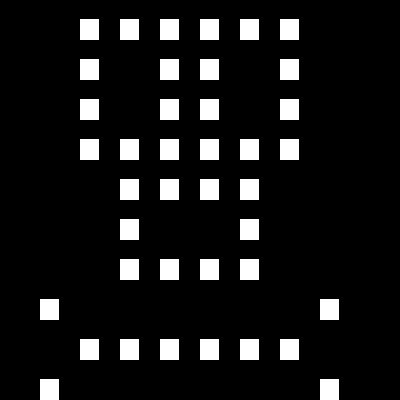

This is a level from a 2D game, rendered from its Tiled map with the project's own tilesets. A one-line summary and the map file follow, with tile-layer data summarised:
An orthogonal 10x10 tile map with 40x40 px tiles, 1 tile layer (Layer 1).

<map version="1.0" orientation="orthogonal" width="10" height="10" tilewidth="40" tileheight="40">
 <tileset firstgid="1" name="texture" tilewidth="40" tileheight="40" spacing="4" margin="4">
  <image source="texture.png" />
 </tileset>
 <layer name="Layer 1" width="10" height="10">
  <data>[100 cells, 40 non-empty, 1 distinct tile ids]</data>
 </layer>
</map>
